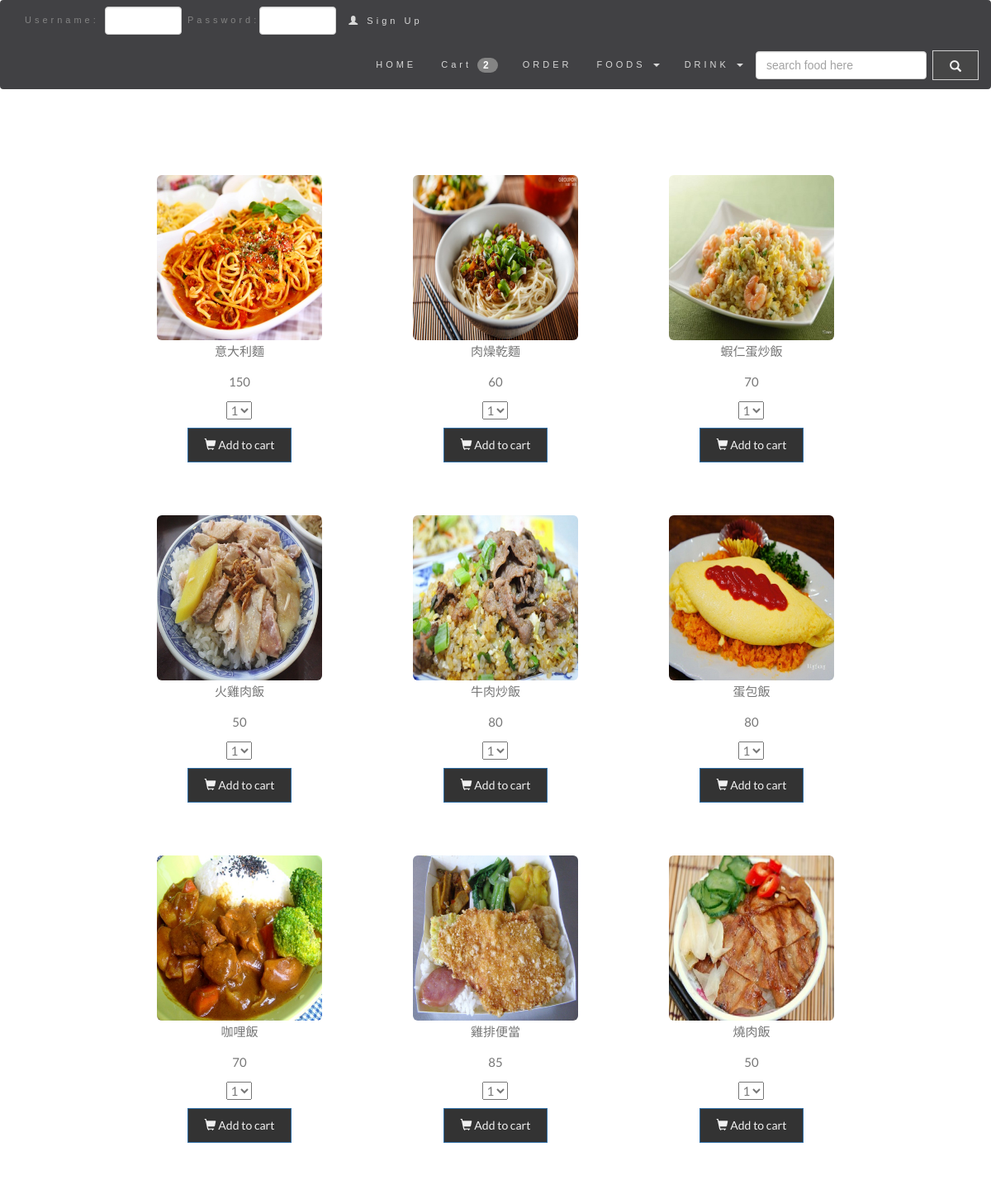
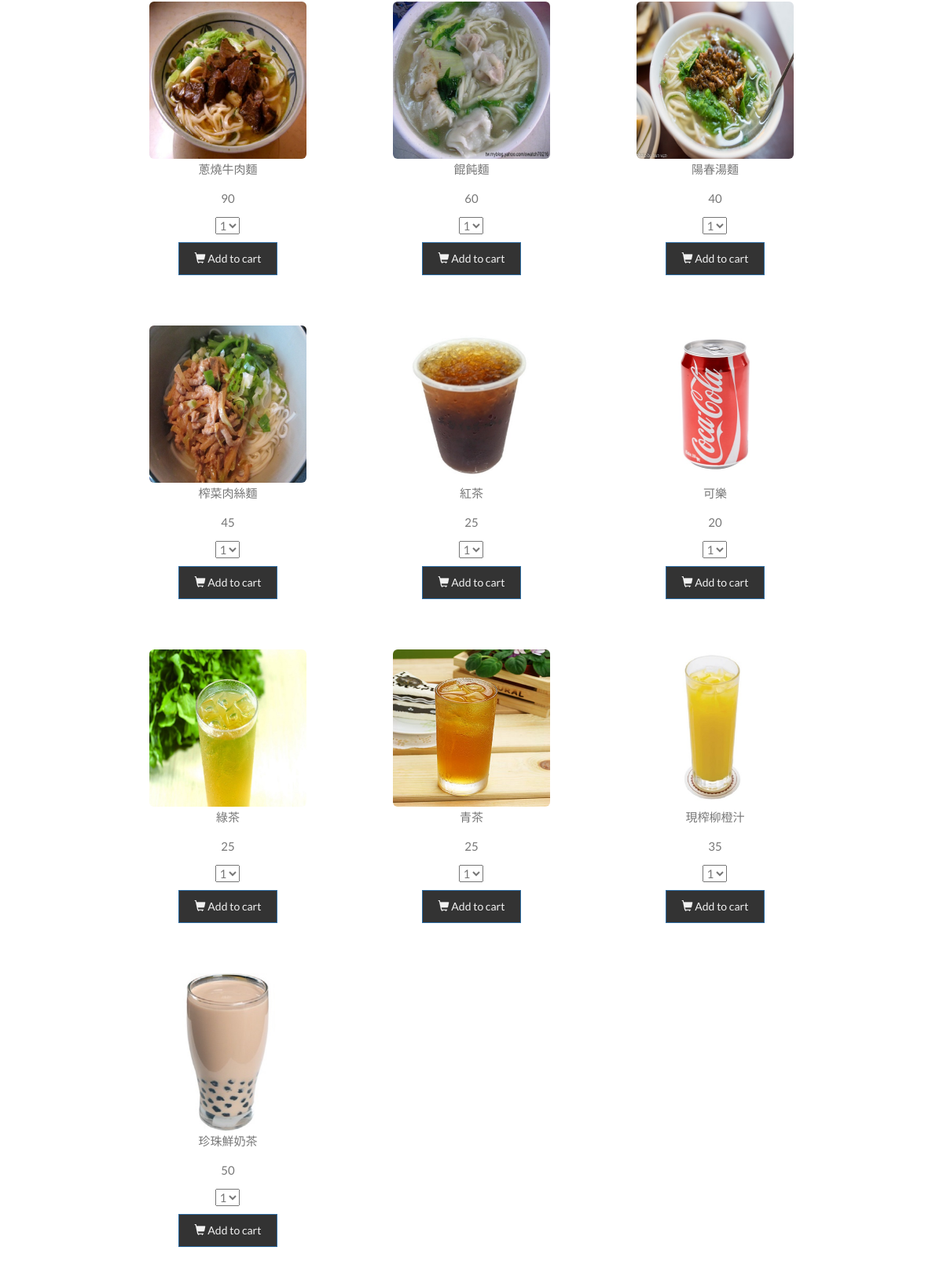
/public_html/cart/search_products.php, run on the app's committed database (2 pictures, top to bottom).
### tables this page shows
CREATE TABLE `products` (
  `id` int(11) NOT NULL AUTO_INCREMENT,
  `name` char(32) NOT NULL,
  `category` char(10) NOT NULL,
  `price` int(11) NOT NULL,
  PRIMARY KEY (`id`),
  UNIQUE KEY `name` (`name`),
  KEY `id` (`id`),
  KEY `id_2` (`id`)
);

### public_html/cart/search_products.php (the view, shortened to what this page needs)
<html>
<head>
</head>
<body>
<?php
include 'layout_head.php';
$search = isset($_GET['search']) ? $_GET['search'] :'';
$result = $conn->query("SELECT * FROM products WHERE name LIKE '%$search%' OR name LIKE '' ");
if ($result->num_rows > 0) {
    echo" <div class='container-fluid bg-3 text-center'>
    <div class='row'>";
    while ($row = $result->fetch_assoc()) {
        echo"
    <div class='col-sm-4'>
     <br><br>
      <a href='img/products_img/{$row['name']}.jpg'><img src='img/products_img/{$row['name']}.jpg' class='img-rounded' height='200' width='200'></a>
       <p>{$row['name']}</p>
       <p>{$row['price']}</p>
       <p><select id='quantity' name='quantity'>
        <option value='1'>1</option>
        <option value='2'>2</option>
        <option value='3'>3</option>
        <option value='4'>4</option>
        <option value='5'>5</option>
        </select></p>
        <p><button type='button' class='btn btn-primary' id='btn-1' onclick='getCal({$row['id']})'>
        <span class='glyphicon glyphicon-shopping-cart'></span> Add to cart</button></p>
    </div>
     ";
    }
    echo "</div>
</div> ";
}else{
    echo "no foods found";
}
include 'layout_foot.php';
?>
</body>
</html>

### public_html/cart/layout_head.php (shortened to what this page needs)
<?php
include 'config/db_connect.php';
?>
<html>
<head>
    <link rel="stylesheet" href="http://maxcdn.bootstrapcdn.com/bootstrap/3.3.6/css/bootstrap.min.css">
</head>
<body>
<nav class="navbar navbar-default">
    <div class="container-fluid">
        <div class="collapse navbar-collapse" id="myNavbar">
            <ul class="nav navbar-nav">
                <?php if ($_SESSION['username'] != null) {
                    echo " <div>Welcome {$_SESSION['username']}<li><a href='../member_system/logout.php'>Logout</a></li></div>";
                } else {
                    echo " <li> <form class='form-inline form-set' method='post' action='../member_system/connect.php'>
                       Username: <input type='text' name='usr' class='form-control' size='6'>
                       Password:<input type='password' name='pw' class='form-control' size='6'>
                       <button type='submit ' style='display: none;'></button>
                    </form>
                    </li>";
                    echo "<li><a href='../member_system/register.php'><span class='glyphicon glyphicon-user'></span> Sign Up</a></li>";
                }
                ?>
            </ul>
            <ul class="nav navbar-nav navbar-right">
                <li><a href="main.php">HOME</a></li>
                <li>
                    <a href="cart.php">
                        <?php
                        $sql = "SELECT COUNT(*)as total FROM cart_items ";
                        $result = $conn->query($sql);
                        $row = $result->fetch_assoc();
                        echo "Cart <span class='badge' id='comparison-count'> {$row['total']} </span> ";
                        ?>
                    </a>
                </li>
                <li><a href="order.php">ORDER</a></li>
                <li class="dropdown">
                    <a class="dropdown-toggle" data-toggle="dropdown" href="#">FOODS
                        <span class="caret"></span></a>
                </li>
                <li class="dropdown">
                    <a class="dropdown-toggle" data-toggle="dropdown" href="#">DRINK
                        <span class="caret"></span></a>
                </li>
                <li>
                    <form class="form-inline form-set" method="get" action="search_products.php">
                        <input type="search" name="search" class="form-control" placeholder="search food here">
                        <button type="submit" class="btn btn-default"><span class="glyphicon glyphicon-search"></span>
                        </button>
                    </form>
                </li>
            </ul>
        </div>
    </div>
</nav>
<div class="container">

### public_html/cart/layout_foot.php
</div>
</body>
</html>

### public_html/cart/layout_head.php (style rules this page uses)
body { font: 400 15px/1.8 Lato, sans-serif; color: #777777; }
.container { padding: 50px 120px; }
.form-set { padding-top: 8px; }
.navbar { font-family:sans-serif; margin-bottom: 0; background-color: #2d2d30; border: 0; font-size: 11px !important; letter-spacing: 4px; opacity: 0.9; }
.navbar li a, .navbar .navbar-brand { color: #d5d5d5 !important; }
.btn { padding: 10px 20px; background-color: #333; color: #f1f1f1; border-radius: 0; transition: .2s; }

### data on the page
products: name (picture), name "意大利麵", price "150"
products: name (picture), name "肉燥乾麵", price "60"
products: name (picture), name "蝦仁蛋炒飯", price "70"
products: name (picture), name "火雞肉飯", price "50"
products: name (picture), name "牛肉炒飯", price "80"
products: shows a picture, name "蛋包飯", price "80"
products: shows a picture, name "咖哩飯", price "70"
products: name (picture), name "雞排便當", price "85"
products: shows a picture, name "燒肉飯", price "50"
products: name (picture), name "蔥燒牛肉麵", price "90"
products: shows a picture, name "餛飩麵", price "60"
products: name (picture), name "陽春湯麵", price "40"
products: name (picture), name "榨菜肉絲麵", price "45"
products: shows a picture, name "紅茶", price "25"
products: shows a picture, name "可樂", price "20"
products: shows a picture, name "綠茶", price "25"
products: shows a picture, name "青茶", price "25"
products: name (picture), name "現榨柳橙汁", price "35"
products: name (picture), name "珍珠鮮奶茶", price "50"

### other printed values
$row['total'] "2"
